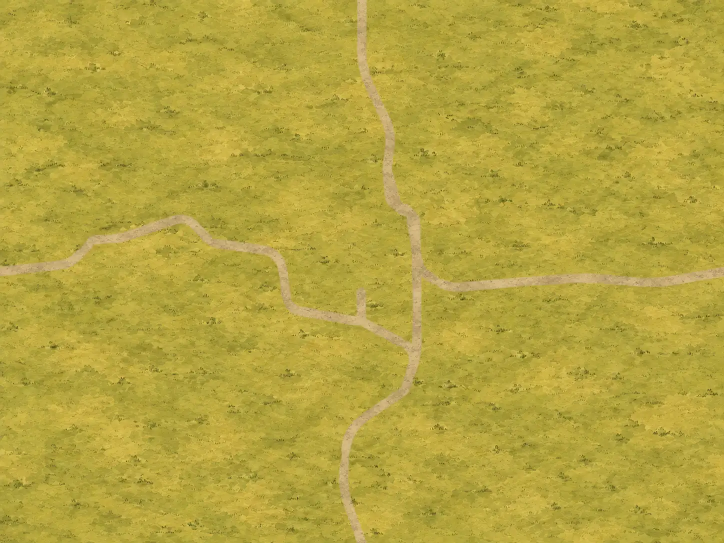
#> input picture assets/worlds/core-expansion-v1/maps/core-v2-aurum-keep-m1-p0.webp, 1448 x 1086 px (shown at 1/2 size)
$ python -i render-compact.py   (imports and definitions only)
#> lines starting #> are read from the running program, lines starting #| are printed output that depends on the picture
#> further down, picture is the input picture: PIL image 1448x1086 RGB; mean R, G, B 180.7, 164.6, 62.8
"""Compact deterministic renderer and feature extractor for the Phase 6E scale proof."""

from __future__ import annotations

import argparse
import ctypes
import hashlib
import io
import json
import math
import os
import time
from concurrent.futures import ProcessPoolExecutor, as_completed
from pathlib import Path

import numpy as np
from PIL import Image, ImageChops, ImageFilter, ImageStat


MAP_SIZE = (1448, 1086)
THUMBNAIL_SIZE = (320, 240)
WEBP_QUALITY = 84
WEBP_METHOD = 6
_ROOT: Path | None = None
_MAP_ROOT: Path | None = None
_THUMBNAIL_ROOT: Path | None = None
_ASSET_CACHE: dict[str, Image.Image] = {}
_SHARD_HANDLES: dict[str, object] = {}


# [34 lines left out: function current_peak_working_set_bytes, not called in this run]


def sha256_bytes(value: bytes) -> str:
    return hashlib.sha256(value).hexdigest()


# [6 lines left out: function sha256_file, not called in this run]


def sha256_json(value: object) -> str:
    payload = json.dumps(value, sort_keys=True, separators=(",", ":"), ensure_ascii=True).encode("utf-8")
    return sha256_bytes(payload)


# [137 lines left out: functions initialize_worker, cached_asset, transform_foundation, apply_foundation_tone, apply_masked_reference_color_transfer, place and 1 more, not called in this run]


def bit_hash(bits: np.ndarray) -> str:
    return np.packbits(bits.astype(np.uint8).reshape(-1)).tobytes().hex()


def perceptual_features(image: Image.Image) -> dict:
    full_rgb = np.asarray(image, dtype=np.uint8)
    gray_9x8 = np.asarray(image.convert("L").resize((9, 8), Image.Resampling.LANCZOS), dtype=np.float32)
    difference_hash = bit_hash(gray_9x8[:, 1:] >= gray_9x8[:, :-1])
#> difference_hash = '75d55bb4f33693d4'
    gray_8x8 = np.asarray(image.convert("L").resize((8, 8), Image.Resampling.LANCZOS), dtype=np.float32)
    average_hash = bit_hash(gray_8x8 >= gray_8x8.mean())
#> average_hash = 'f879adde3b9ac92e'
    gray_32 = np.asarray(image.convert("L").resize((32, 32), Image.Resampling.LANCZOS), dtype=np.float32)
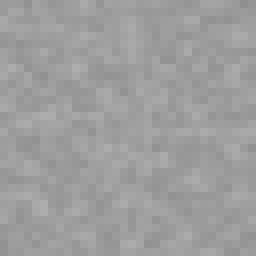
#> gray_32: shape (32, 32) float32 (shown 8 times larger); min 143, max 174, mean 157.8
    axis = np.arange(32, dtype=np.float32)
    frequencies = np.arange(32, dtype=np.float32)[:, None]
    cosine = np.cos((math.pi / 32.0) * (axis + 0.5) * frequencies)
    dct = cosine @ gray_32 @ cosine.T
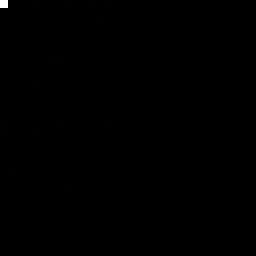
#> dct: shape (32, 32) float32 (shown 8 times larger); min -411.4, max 161563, mean 158.1; drawn with min black and max white
    low_dct = dct[:8, :8]
    median = np.median(low_dct.reshape(-1)[1:])
#> median = 17.95
    perceptual_hash = bit_hash(low_dct >= median)
#> perceptual_hash = 'c9ef41ec94f0172b'
    low_rgb = np.asarray(image.resize((16, 12), Image.Resampling.LANCZOS), dtype=np.uint8).reshape(-1)
#> low_rgb = 576 values, max 193 at index 438, min 57 at index 77, mean 136.1
    low_gray = np.asarray(image.convert("L").resize((16, 12), Image.Resampling.LANCZOS), dtype=np.uint8).reshape(-1)
#> low_gray = 192 values, max 167 at index 146, min 151 at index 54, mean 157.8
    rgb_array = np.asarray(image.resize((64, 48), Image.Resampling.LANCZOS), dtype=np.uint8)
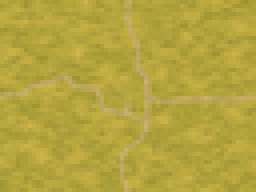
#> rgb_array: shape (48, 64, 3) (shown 4 times larger); mean R, G, B 180.7, 164.6, 62.8
    mean_rgb = rgb_array.reshape(-1, 3).mean(axis=0).astype(np.float32)
#> mean_rgb = [180.7, 164.6, 62.78]
    edge_depth = 96
    edge_means = np.asarray([
        full_rgb[:edge_depth].reshape(-1, 3).mean(axis=0),
        full_rgb[:, -edge_depth:].reshape(-1, 3).mean(axis=0),
        full_rgb[-edge_depth:].reshape(-1, 3).mean(axis=0),
        full_rgb[:, :edge_depth].reshape(-1, 3).mean(axis=0),
    ], dtype=np.float32)
#> edge_means = [[178.9, 163.7, 61.03], [180.6, 164.3, 61.84], [179.6, 164, 61.24], [180.7, 165.1, 62.53]]
    return {
        "difference_hash": int(difference_hash, 16),
        "average_hash": int(average_hash, 16),
        "perceptual_hash": int(perceptual_hash, 16),
        "low_rgb": low_rgb,
        "low_gray": low_gray,
        "mean_rgb": mean_rgb,
        "edge_mean_rgb": edge_means,
    }


# [190 lines left out: functions read_staging_record, render_one, scan_tasks, process_tree_rss, main, not called in this run]


# [2 lines not run here, left out]

>>> from PIL import Image
>>> picture = Image.open('../../assets/worlds/core-expansion-v1/maps/core-v2-aurum-keep-m1-p0.webp')
>>> result = perceptual_features(picture)
#> result = 7 items

$ run again, on assets/worlds/core-expansion-v1/maps/new-lands-l01-p017.webp
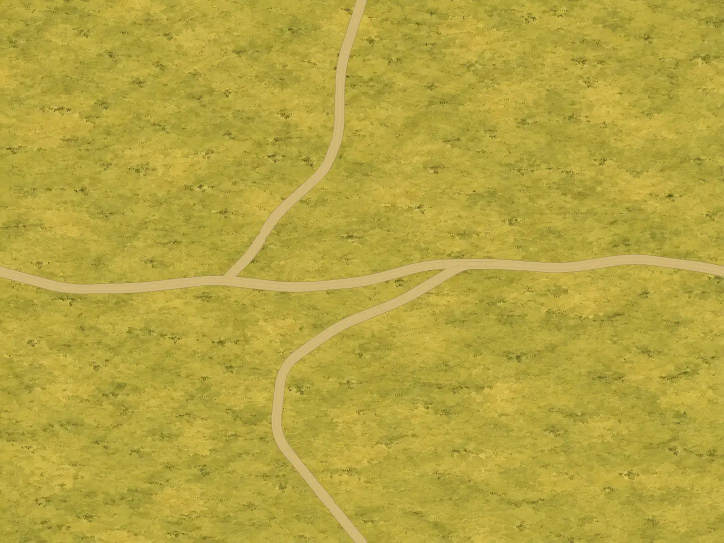
#> input picture assets/worlds/core-expansion-v1/maps/new-lands-l01-p017.webp, 1448 x 1086 px (shown at 1/2 size)
#> picture is the input picture: PIL image 1448x1086 RGB; mean R, G, B 181.1, 165, 63
#> difference_hash = 'd4369329d26d74b7'
#> average_hash = '349309bffb909c19'
#> in perceptual_features, `gray_32 = np.asarray(image.convert("L").resize((32, 32), Image.Resampl..`:
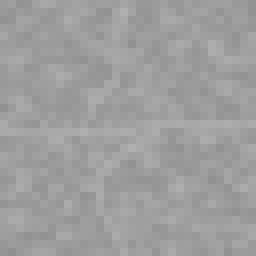
#> gray_32: shape (32, 32) float32 (shown 8 times larger); min 144, max 176, mean 158.2
#> median = -41.75
#> perceptual_hash = '9c7534c6d1576ac9'
#> low_rgb = 576 values, max 194 at index 297, min 56 at index 20, mean 136.4
#> low_gray = 192 values, max 169 at index 104, min 150 at index 123, mean 158.2
#> in perceptual_features, `rgb_array = np.asarray(image.resize((64, 48), Image.Resampling.LANCZOS..`:
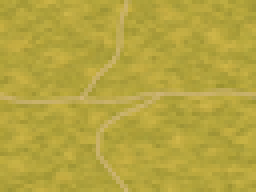
#> rgb_array: shape (48, 64, 3) (shown 4 times larger); mean R, G, B 181.1, 165, 63
#> mean_rgb = [181.1, 165, 63]
#> edge_means = [[179.6, 164.1, 61.28], [180.9, 165.4, 62.7], [179.1, 163.9, 61.31], [180.8, 164.5, 61.96]]
#> result = 7 items

$ run again, on assets/worlds/core-expansion-v1/maps/new-lands-l02-p016.webp
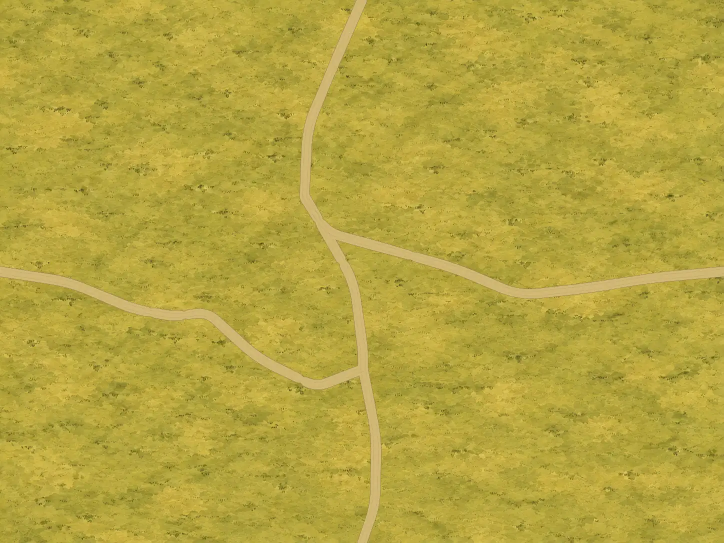
#> input picture assets/worlds/core-expansion-v1/maps/new-lands-l02-p016.webp, 1448 x 1086 px (shown at 1/2 size)
#> picture is the input picture: PIL image 1448x1086 RGB; mean R, G, B 181, 164.9, 62.8
#> difference_hash = 'd436bb31d26554d7'
#> average_hash = '3493199c7bb09c09'
#> in perceptual_features, `gray_32 = np.asarray(image.convert("L").resize((32, 32), Image.Resampl..`:
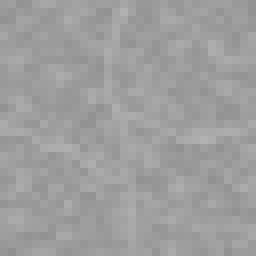
#> gray_32: shape (32, 32) float32 (shown 8 times larger); min 143, max 178, mean 158.1
#> median = -49.39
#> perceptual_hash = '9c6716c6915f43f1'
#> low_rgb = 576 values, max 195 at index 324, min 56 at index 20, mean 136.3
#> low_gray = 192 values, max 168 at index 87, min 151 at index 53, mean 158.1
#> in perceptual_features, `rgb_array = np.asarray(image.resize((64, 48), Image.Resampling.LANCZOS..`:
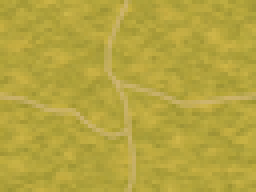
#> rgb_array: shape (48, 64, 3) (shown 4 times larger); mean R, G, B 181, 164.9, 62.8
#> mean_rgb = [181, 164.9, 62.84]
#> edge_means = [[179.6, 164.1, 61.29], [180.9, 165.4, 62.64], [179, 163.8, 61.09], [180.8, 164.5, 61.92]]
#> result = 7 items
